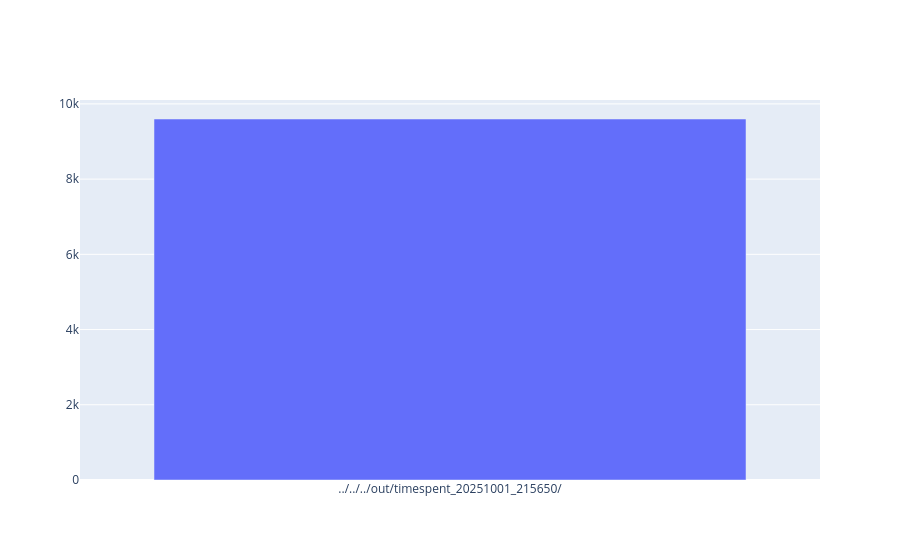

This figure's notebook cell:
### Code cell
clients = df.query("Role == 0").groupby("folder")[["Throughput"]].sum().reset_index().sort_values("folder")

fig = go.Figure() 
fig.add_trace(go.Bar(x=clients.folder,y=clients.Throughput.astype(float)))
fig.show()

### Figure 1 — Plotly figure (JSON) as saved in the notebook; plotly's stock layout.template omitted (floating-point values rounded to 4 significant figures)
{"data": [{"type": "bar", "x": ["../../../out/timespent_20251001_215650/"], "y": [9598.0]}], "layout": {}}
